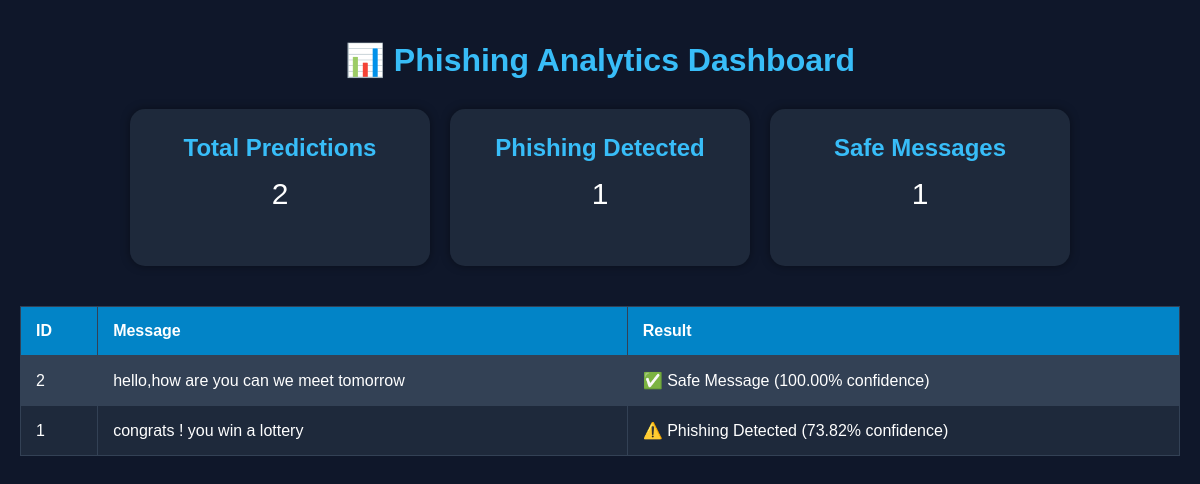
Page /history on the earlier database version.
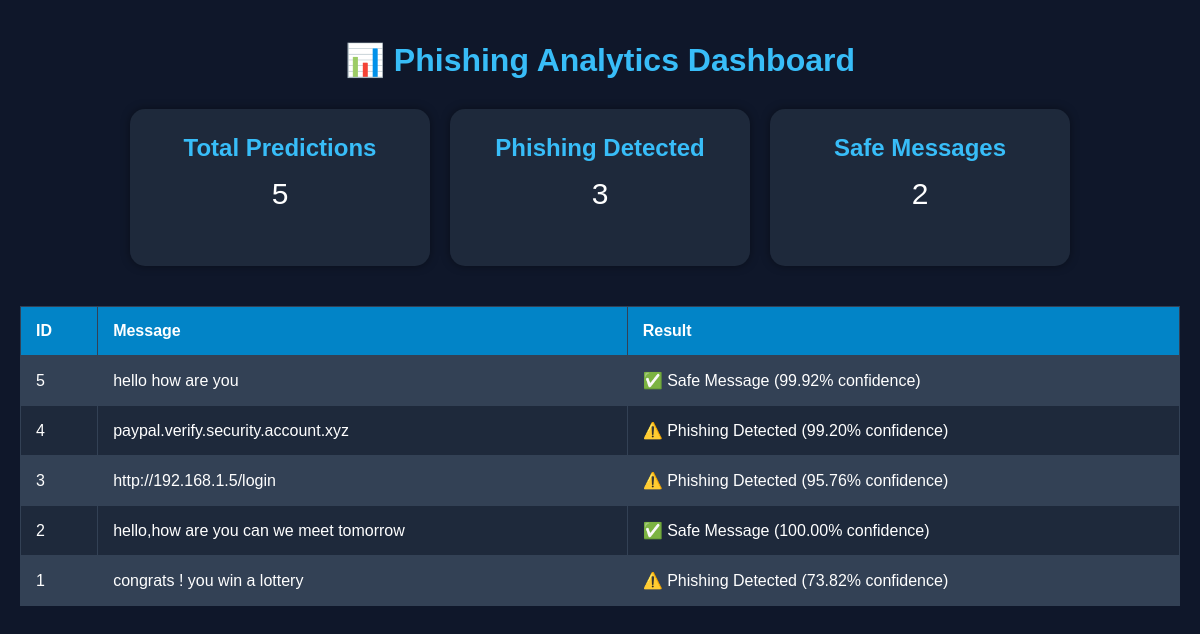
Same page on the later database version.
### tables this page shows
CREATE TABLE predictions (

        id INTEGER PRIMARY KEY AUTOINCREMENT,

        message TEXT,

        result TEXT

    );

### app.py (the view)
@app.route('/history')
def history():
    connection = sqlite3.connect("predictions.db")
    cursor = connection.cursor()
    cursor.execute(
        '''
        SELECT * FROM predictions
        ORDER BY id DESC
        '''
    )
    rows = cursor.fetchall()
    total_predictions = len(rows)
    phishing_count = 0
    safe_count = 0
    for row in rows:
        result = row[2]
        if "Phishing" in result:
            phishing_count += 1
        else:
            safe_count += 1
    connection.close()
    return render_template(
        'history.html',
        rows=rows,
        total_predictions=total_predictions,
        phishing_count=phishing_count,
        safe_count=safe_count
    )

### templates/history.html (shortened to what this page needs)
<!DOCTYPE html>
<html lang="en">
<head>
</head>
<body>
    <h1>📊 Phishing Analytics Dashboard</h1>
    <div class="cards">
        <div class="card">
            <h2>Total Predictions</h2>
            <p>{{ total_predictions }}</p>
        </div>
        <div class="card">
            <h2>Phishing Detected</h2>
            <p>{{ phishing_count }}</p>
        </div>
        <div class="card">
            <h2>Safe Messages</h2>
            <p>{{ safe_count }}</p>
        </div>
    </div>
    <table>
        <tr>
            <th>ID</th>
            <th>Message</th>
            <th>Result</th>
        </tr>
        {% for row in rows %}
        <tr>
            <td>{{ row[0] }}</td>
            <td>{{ row[1] }}</td>
            <td>{{ row[2] }}</td>
        </tr>
        {% endfor %}
    </table>
</body>
</html>

Differences in the rows shown:
added predictions: id "5", message "hello how are you", result "✅ Safe Message (99.92% confidence)"
added predictions: id "4", message "paypal.verify.security.account.xyz", result "⚠️ Phishing Detected (99.20% confidence)"
added predictions: id "3", message "http://192.168.1.5/login", result "⚠️ Phishing Detected (95.76% confidence)"
Other differences:
{{ total_predictions }}: "2" → "5"
{{ phishing_count }}: "1" → "3"
{{ safe_count }}: "1" → "2"
